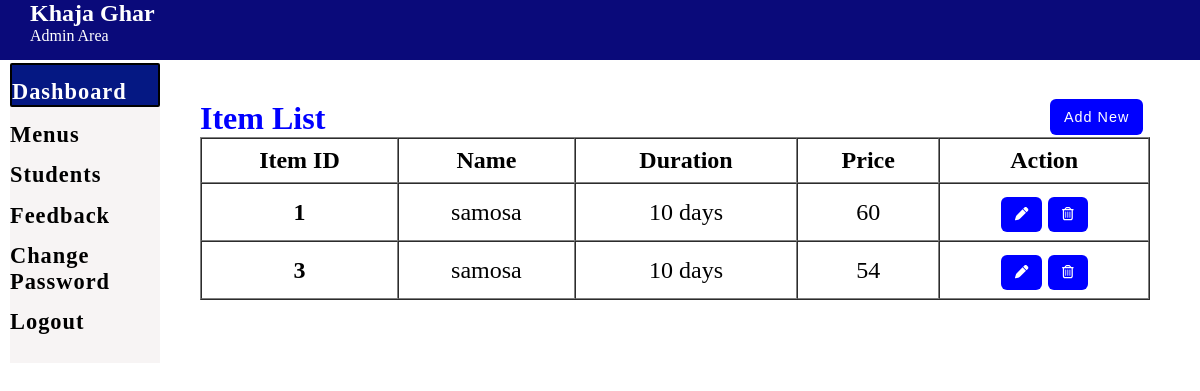
Before: /admin_Dash/menus.php (signed in) with the older database file.
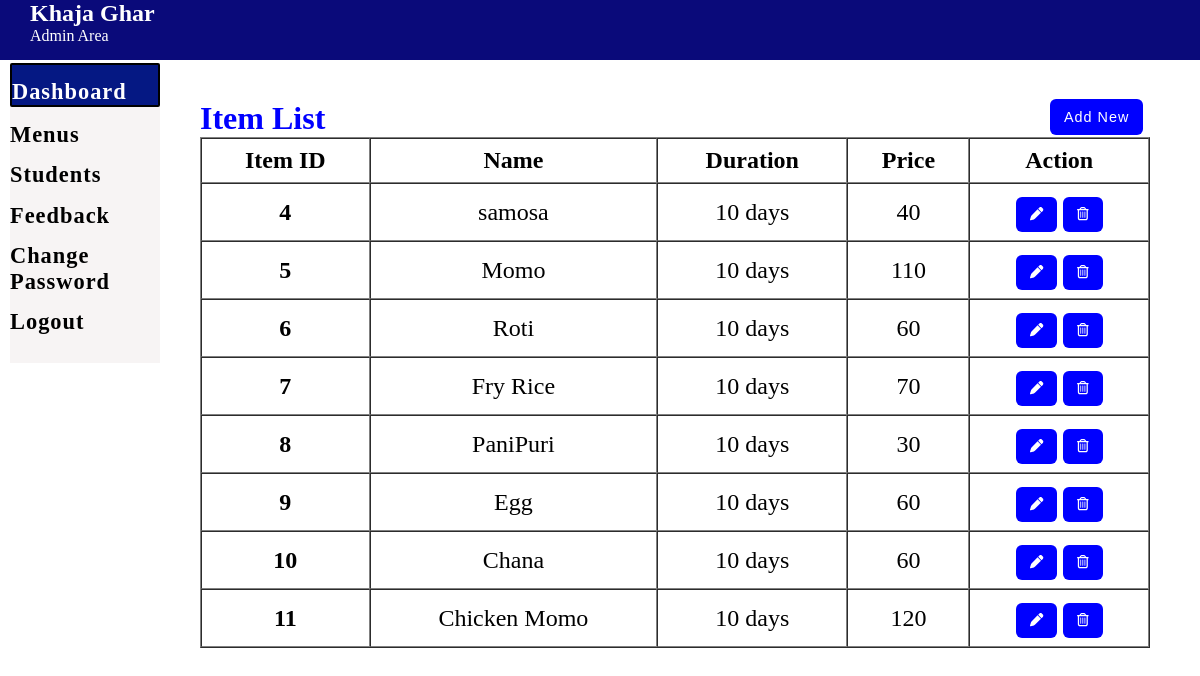
After: the same page with the newer database file.
### tables this page shows
CREATE TABLE `item` (
  `item_id` int(11) NOT NULL,
  `item_name` varchar(240) DEFAULT NULL,
  `item_price` int(100) DEFAULT NULL,
  `item_duration` varchar(240) DEFAULT NULL,
  `item_img` text DEFAULT NULL
);

### admin_Dash/menus.php (the view, shortened to what this page needs)
<?php  include("nav_bar.php")?>
<section style="position:absolute; left:200px; top: 100px;">
    <div>
        <h1 style="color: blue; font-size: 2rem;">Item List</h1>
        <button style="margin-left:850px; position: absolute; top: -6px; font-size: .9rem;" class="btn"><a style="text-decoration: none; color:white;" href="add_item.php">Add New</a></button>
        <?php
     include('../php/partials/dbconnect.php');
      $sql = "SELECT * FROM item";
      $result = $conn->query($sql);
      if($result->num_rows > 0){
       echo '<table class="mytable" width="950" border="1" cellspacing="0">
       <thead>
        <tr>
         <th>Item ID</th>
         <th>Name</th>
         <th>Duration</th>
         <th>Price</th>
         <th>Action</th>
        </tr>
       </thead>
       <tbody>';
        while($row = $result->fetch_assoc()){
          echo '<tr>';
          echo '<th scope="row">'.$row["item_id"].'</th>';
          echo '<td>'. $row["item_name"].'</td>';
          echo '<td>'.$row["item_duration"].'</td>';
          echo '<td>'.$row["item_price"].'</td>';
          echo '<td><form action="edit_item.php" method="POST" style="display: inline;"> <input type="hidden" name="id" value='. $row["item_id"] .'><button type="submit" class="btn btn-info mr-3" name="view" value="View"><i class="fas fa-pen"></i></button></form>
          <form action="" method="POST" style="display: inline;" ><input type="hidden" name="id" value='. $row["item_id"] .'><button type="submit" class="btn btn-secondary" name="delete" value="Delete"><i class="far fa-trash-alt"></i></button></form></td>
         </tr>';
        }
        echo '</tbody>
        </table>';
      } else {
        echo "0 Result";
      }
     ?>
    </div>
<?php  include("footer.php")?>

Changed rows visible on the page:
removed item: item_id "1", item_name "samosa", item_duration "10 days", item_price "60"
removed item: item_id "3", item_name "samosa", item_duration "10 days", item_price "54"
added item: item_id "4", item_name "samosa", item_duration "10 days", item_price "40"
added item: item_id "5", item_name "Momo", item_duration "10 days", item_price "110"
added item: item_id "6", item_name "Roti", item_duration "10 days", item_price "60"
added item: item_id "7", item_name "Fry Rice", item_duration "10 days", item_price "70"
added item: item_id "8", item_name "PaniPuri", item_duration "10 days", item_price "30"
added item: item_id "9", item_name "Egg", item_duration "10 days", item_price "60"
added item: item_id "10", item_name "Chana", item_duration "10 days", item_price "60"
added item: item_id "11", item_name "Chicken Momo", item_duration "10 days", item_price "120"
